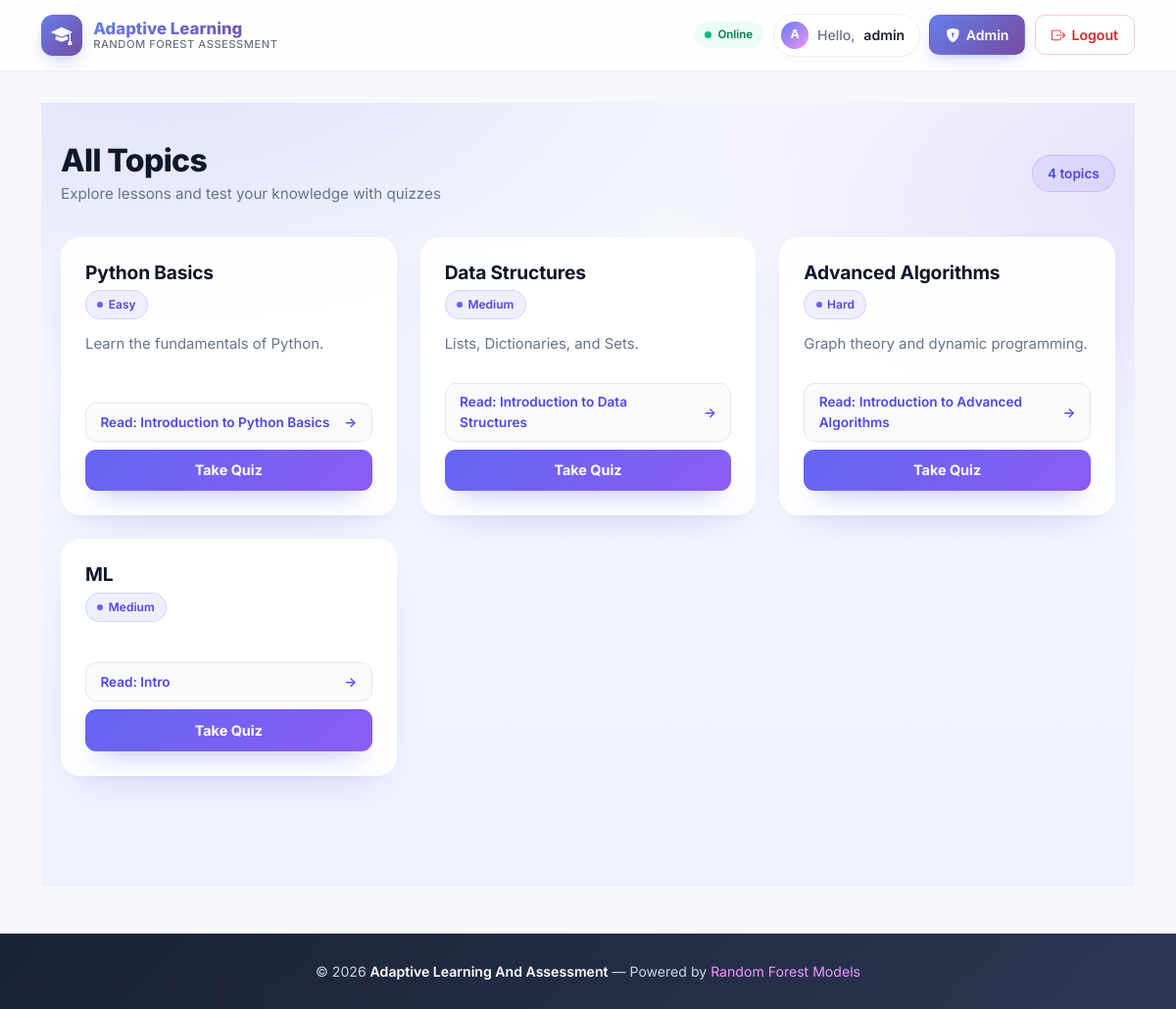
The app's page /topics/ (signed in) with its own data.
### core/models.py (models this page shows, shortened)
class User(AbstractUser):
    ROLE_CHOICES = (
        ('student', 'Student'),
        ('admin', 'Admin'),
    )
    role = models.CharField(max_length=10, choices=ROLE_CHOICES, default='student')
    current_level = models.CharField(max_length=10, default='medium', choices=[('easy', 'Easy'), ('medium', 'Medium'), ('hard', 'Hard')])
    engagement_score = models.FloatField(default=0.0)
    learning_state = models.CharField(max_length=20, default='focused')
    def is_student(self):
        return self.role == 'student'
    def is_admin(self):
        return self.role == 'admin'

class Topic(models.Model):
    DIFFICULTY_CHOICES = [('easy', 'Easy'), ('medium', 'Medium'), ('hard', 'Hard')]
    name = models.CharField(max_length=100)
    difficulty = models.CharField(max_length=10, choices=DIFFICULTY_CHOICES, default='medium')
    description = models.TextField(blank=True)

class Material(models.Model):
    topic = models.ForeignKey(Topic, on_delete=models.CASCADE, related_name='materials')
    title = models.CharField(max_length=200)
    content = models.TextField()  # HTML or Markdown content
    level = models.CharField(max_length=10, choices=Topic.DIFFICULTY_CHOICES, default='medium')
    created_at = models.DateTimeField(auto_now_add=True)

### core/views.py (the view)
# urls.py: path('topics/', views.topic_list, name='topic_list'),
@login_required
def topic_list(request):
    topics = Topic.objects.all()
    return render(request, 'core/topic_list.html', {'topics': topics})

### core/templates/core/topic_list.html (shortened to what this page needs)
{% extends 'core/base.html' %}
{% block content %}
<div class="topics-wrapper">
  <div class="topics-container">
    <div class="topics-head">
      <div>
        <h2>
          All Topics
        </h2>
        <div class="head-sub">Explore lessons and test your knowledge with quizzes</div>
      </div>
      <span class="topics-count">{{ topics|length }} topic{{ topics|length|pluralize }}</span>
    </div>
    <div class="row">
      {% for topic in topics %}
      <div class="col-md-4 mb-4 topic-col">
        <div class="card topic-card">
          <div class="card-body">
            <h5 class="card-title">{{ topic.name }}</h5>
            <span class="difficulty-pill">
              <span class="dot"></span>
              {{ topic.difficulty|title }}
            </span>
            <p class="card-text">{{ topic.description|truncatewords:20 }}</p>
          </div>
          <div class="card-footer">
            <div class="d-grid gap-2">
              {% for mat in topic.materials.all %}
              <a href="{% url 'read_material' mat.id %}" class="btn btn-read">
                <span> Read: {{ mat.title }}</span>
                <span class="arrow">→</span>
              </a>
              {% empty %}
              <span class="no-material">No reading material yet</span>
              {% endfor %}
              <a href="{% url 'take_quiz' topic.id %}" class="btn btn-quiz"> Take Quiz</a>
            </div>
          </div>
        </div>
      </div>
      {% endfor %}
    </div>
  </div>
</div>
{% endblock %}

### core/templates/core/base.html (shortened to what this page needs)
<!DOCTYPE html>
<html lang="en">
<head>
    <link href="https://cdn.jsdelivr.net/npm/bootstrap@5.3.0/dist/css/bootstrap.min.css" rel="stylesheet">
    <link rel="stylesheet" href="https://cdn.jsdelivr.net/npm/bootstrap-icons@1.11.3/font/bootstrap-icons.css">
</head>
<body>
    <nav class="top-nav">
        <div class="container nav-inner">
            <a href="/" class="brand">
                <div class="brand-logo"><i class="bi bi-mortarboard-fill"></i></div>
                <div class="brand-text">
                    <span class="brand-title">Adaptive Learning</span>
                    <span class="brand-sub">Random Forest Assessment</span>
                </div>
            </a>
            <div class="nav-actions">
                {% if user.is_authenticated %}
                    <span class="live-pill"><span class="dot"></span> Online</span>
                    <span class="user-chip">
                        <span class="avatar">{{ user.username|slice:":1" }}</span>
                        <span class="greet">Hello,</span>
                        <span>{{ user.username }}</span>
                    </span>
                    {% if user.is_admin %}
                        <a href="{% url 'admin_dashboard' %}" class="nav-btn nav-btn-primary">
                            <i class="bi bi-shield-lock-fill"></i> Admin
                        </a>
                    {% endif %}
                    <a href="{% url 'logout' %}" class="nav-btn nav-btn-danger">
                        <i class="bi bi-box-arrow-right"></i> Logout
                    </a>
                {% endif %}
            </div>
        </div>
    </nav>
    <main class="page">
        <div class="container">
            {% block content %}
            {% endblock %}
        </div>
    </main>
    <footer class="site-footer">
        <div class="container">
            © 2026 <a href="/">Adaptive Learning And Assessment</a> — Powered by <span class="heart">Random Forest Models</span>
        </div>
    </footer>
</body>
</html>

### core/templates/core/base.html (style rules this page uses)
:root { --brand-1: #667eea; --brand-2: #764ba2; --brand-3: #f093fb; --ink: #1a2236; --muted: #6b7280; --bg: #f7f8fc; }
* { font-family: 'Inter', system-ui, -apple-system, sans-serif; }
body { background: var(--bg); color: var(--ink); min-height: 100vh; display: flex; flex-direction: column; margin: 0; }
.top-nav { background: rgba(255, 255, 255, 0.85); backdrop-filter: saturate(180%) blur(14px); -webkit-backdrop-filter: saturate(180%) blur(14px); border-bottom: 1px solid rgba(0,0,0,0.06); padding: 0.85rem 0; position: sticky; top: 0; z-index: 1000; animation: fadeInDown 0.5s ease-out; }
.nav-inner { display: flex; align-items: center; justify-content: space-between; gap: 1rem; flex-wrap: wrap; }
.brand { display: flex; align-items: center; gap: 0.7rem; text-decoration: none; color: var(--ink); }
.brand-logo { width: 42px; height: 42px; border-radius: 12px; background: linear-gradient(135deg, var(--brand-1), var(--brand-2)); display: flex; align-items: center; justify-content: center; color: #fff; font-size: 1.3rem; box-shadow: 0 8px 20px -8px rgba(102,126,234,0.6); transition: transform 0.3s ease; }
.brand-text { display: flex; flex-direction: column; line-height: 1.1; }
.brand-title { font-weight: 800; font-size: 1.05rem; background: linear-gradient(135deg, var(--brand-1), var(--brand-2)); -webkit-background-clip: text; background-clip: text; -webkit-text-fill-color: transparent; }
.brand-sub { font-size: 0.7rem; color: var(--muted); font-weight: 500; letter-spacing: 0.5px; text-transform: uppercase; }
.nav-actions { display: flex; align-items: center; gap: 0.6rem; flex-wrap: wrap; animation: slideInRight 0.5s ease-out; }
.user-chip { display: inline-flex; align-items: center; gap: 0.55rem; padding: 0.45rem 0.9rem 0.45rem 0.45rem; background: #fff; border: 1px solid #eef0f5; border-radius: 999px; font-size: 0.88rem; font-weight: 600; color: var(--ink); box-shadow: 0 4px 12px -6px rgba(0,0,0,0.08); }
.user-chip .avatar { width: 28px; height: 28px; border-radius: 50%; background: linear-gradient(135deg, var(--brand-1), var(--brand-3)); color: #fff; font-size: 0.78rem; font-weight: 700; display: flex; align-items: center; justify-content: center; text-transform: uppercase; }
.user-chip .greet { color: var(--muted); font-weight: 500; }
.nav-btn { display: inline-flex; align-items: center; gap: 0.4rem; padding: 0.55rem 1rem; border-radius: 10px; font-weight: 600; font-size: 0.88rem; text-decoration: none; border: 1.5px solid transparent; transition: all 0.25s ease; white-space: nowrap; }
.nav-btn-primary { color: #fff; background: linear-gradient(135deg, var(--brand-1), var(--brand-2)); box-shadow: 0 6px 16px -6px rgba(102,126,234,0.55); }
.nav-btn-danger { color: #dc2626; border-color: #fecaca; background: #fff; }
.live-pill { display: inline-flex; align-items: center; gap: 0.4rem; background: #ecfdf5; color: #047857; padding: 0.3rem 0.7rem; border-radius: 999px; font-size: 0.72rem; font-weight: 600; }
.live-pill .dot { width: 7px; height: 7px; background: #10b981; border-radius: 50%; animation: pulse 1.6s infinite; }
main.page { flex: 1; padding: 2rem 0 3rem; animation: fadeInUp 0.5s ease-out; }
.site-footer { background: linear-gradient(135deg, #1a2236, #2d3653); color: #cbd5e1; padding: 1.75rem 0; margin-top: auto; text-align: center; font-size: 0.88rem; }
.site-footer .heart { color: #f093fb; }
.site-footer a { color: #fff; text-decoration: none; font-weight: 600; }

### records on screen
User: username "A", username "admin"
Topic: name "Python Basics", difficulty "Easy", description "Learn the fundamentals of Python."
Material: title "Introduction to Python Basics"
Topic: name "Data Structures", difficulty "Medium", description "Lists, Dictionaries, and Sets."
Material: title "Introduction to Data Structures"
Topic: name "Advanced Algorithms", difficulty "Hard", description "Graph theory and dynamic programming."
Material: title "Introduction to Advanced Algorithms"
Topic: name "ML", difficulty "Medium"
Material: title "Intro"

### other values on screen
{{ topics|length }} "4"
